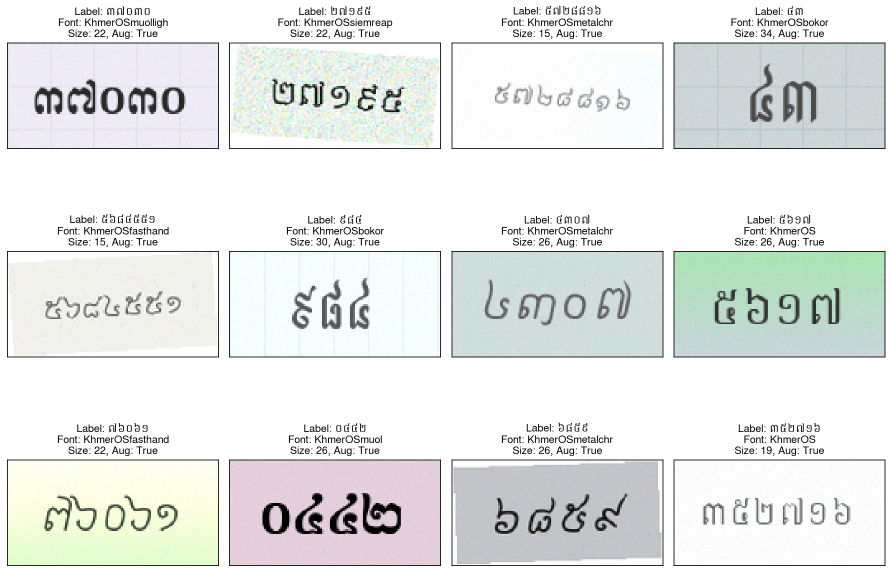
#> input picture test_khmer_samples_fixed.png, 1784 x 1146 px (shown at 1/2 size)
$ python -i augmentation.py   (imports and definitions only)
#> lines starting #> are read from the running program, lines starting #| are printed output that depends on the picture
"""
Image augmentation utilities for synthetic data generation.
"""

import numpy as np
from PIL import Image, ImageFilter, ImageEnhance
from typing import Tuple, Optional, List
import random
import cv2


class ImageAugmentor:
    """
    Provides various image augmentation techniques for synthetic data.
    """

    def __init__(self,
                 rotation_range: Tuple[float, float] = (-15, 15),
                 scale_range: Tuple[float, float] = (0.8, 1.2),
                 noise_std: float = 0.01,
                 brightness_range: Tuple[float, float] = (-0.2, 0.2),
                 contrast_range: Tuple[float, float] = (-0.2, 0.2)):
        """
        Initialize the image augmentor.

        Args:
            rotation_range: Range of rotation angles in degrees
            scale_range: Range of scaling factors
            noise_std: Standard deviation for Gaussian noise
            brightness_range: Range of brightness adjustments
            contrast_range: Range of contrast adjustments
        """
        self.rotation_range = rotation_range
        self.scale_range = scale_range
        self.noise_std = noise_std
        self.brightness_range = brightness_range
        self.contrast_range = contrast_range

    def rotate_image(self, image: Image.Image, angle: Optional[float] = None) -> Image.Image:
        """
        Rotate the image by a random or specified angle.

        Args:
            image: Input PIL image
            angle: Rotation angle in degrees, if None uses random angle

        Returns:
            Rotated PIL image
        """
        if angle is None:
            angle = random.uniform(*self.rotation_range)

        # Rotate with transparent background
        rotated = image.rotate(angle, expand=True, fillcolor=(255, 255, 255))
        return rotated

    # [63 lines left out: functions scale_image, _fit_to_size, not called in this run]

    def add_gaussian_noise(self, image: Image.Image,
                          std: Optional[float] = None) -> Image.Image:
        """
        Add Gaussian noise to the image.

        Args:
            image: Input PIL image
            std: Standard deviation of noise, if None uses default

        Returns:
            Noisy PIL image
        """
        if std is None:
            std = self.noise_std

        # Convert to numpy array
        img_array = np.array(image, dtype=np.float32)

        # Generate noise
        noise = np.random.normal(0, std * 255, img_array.shape)

        # Add noise and clamp values
        noisy_array = img_array + noise
        noisy_array = np.clip(noisy_array, 0, 255).astype(np.uint8)

        return Image.fromarray(noisy_array)

    # [144 lines left out: functions adjust_brightness, adjust_contrast, apply_blur, apply_motion_blur, _get_motion_blur_kernel, add_speckle_noise, not called in this run]

    def perspective_transform(self, image: Image.Image,
                            intensity: Optional[float] = None) -> Image.Image:
        """
        Apply perspective transformation to simulate viewing angle changes.

        Args:
            image: Input PIL image
            intensity: Transformation intensity (0.0 to 1.0)

        Returns:
            Perspective-transformed PIL image
        """
        if intensity is None:
            intensity = random.uniform(0.05, 0.15)

        img_array = np.array(image)
        height, width = img_array.shape[:2]

        # Define corner points with slight variations
        variation = int(min(width, height) * intensity)

        # Original corners
        src_points = np.float32([
            [0, 0],
            [width, 0],
            [width, height],
            [0, height]
        ])

        # Randomly displaced corners
        dst_points = np.float32([
            [random.randint(-variation, variation),
             random.randint(-variation, variation)],
            [width - random.randint(-variation, variation),
             random.randint(-variation, variation)],
            [width - random.randint(-variation, variation),
             height - random.randint(-variation, variation)],
            [random.randint(-variation, variation),
             height - random.randint(-variation, variation)]
        ])

        # Apply perspective transformation
        perspective_matrix = cv2.getPerspectiveTransform(src_points, dst_points)
        transformed = cv2.warpPerspective(img_array, perspective_matrix, (width, height),
                                        borderValue=(255, 255, 255))

        return Image.fromarray(transformed)

    def augment_image(self, image: Image.Image,
                     augmentations: Optional[List[str]] = None) -> Image.Image:
        """
        Apply a random set of augmentations to the image.

        Args:
            image: Input PIL image
            augmentations: List of augmentation names to apply, if None uses random selection

        Returns:
            Augmented PIL image
        """
        available_augs = [
            'rotate', 'brightness', 'contrast', 'noise', 'blur',
            'speckle', 'perspective'
        ]

        if augmentations is None:
            # Randomly select 2-4 augmentations
            num_augs = random.randint(2, 4)
            augmentations = random.sample(available_augs, num_augs)

        result = image.copy()

        for aug in augmentations:
            if aug == 'rotate':
                result = self.rotate_image(result)
            elif aug == 'brightness':
                result = self.adjust_brightness(result)
            elif aug == 'contrast':
                result = self.adjust_contrast(result)
            elif aug == 'noise':
                result = self.add_gaussian_noise(result)
            elif aug == 'blur':
                if random.random() < 0.7:
                    result = self.apply_blur(result)
                else:
                    result = self.apply_motion_blur(result)
            elif aug == 'speckle':
                result = self.add_speckle_noise(result)
            elif aug == 'perspective':
                result = self.perspective_transform(result)

        return result

>>> import cv2
>>> picture = cv2.cvtColor(cv2.imread('../../../test_khmer_samples_fixed.png'), cv2.COLOR_BGR2RGB)
>>> result = ImageAugmentor().augment_image(picture)
#> the loop in augment_image, `for aug in augmentations:` made 3 passes
#> pass 1, in perspective_transform, `transformed = cv2.warpPerspective(img_array, perspective_matrix, (widt..`:
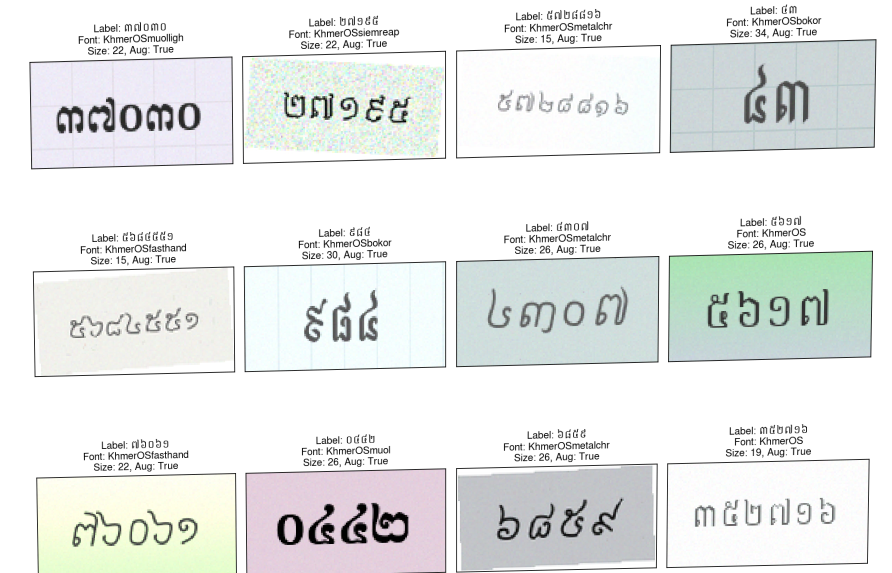
#> transformed: shape (1146, 1784, 3) (shown at 1/2 size); mean R, G, B 231.1, 233.7, 232.4
#> after the loop in augment_image, `for aug in augmentations:`:
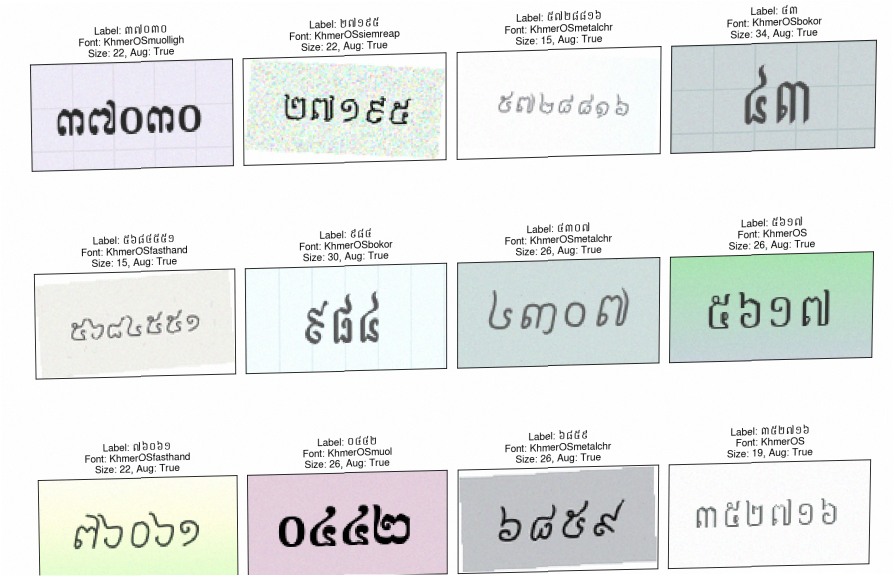
#> result: PIL image 1788x1152 RGB (shown at 1/2 size); mean R, G, B 230.4, 233, 231.6

$ run again, on test_khmer_stats_fixed.png
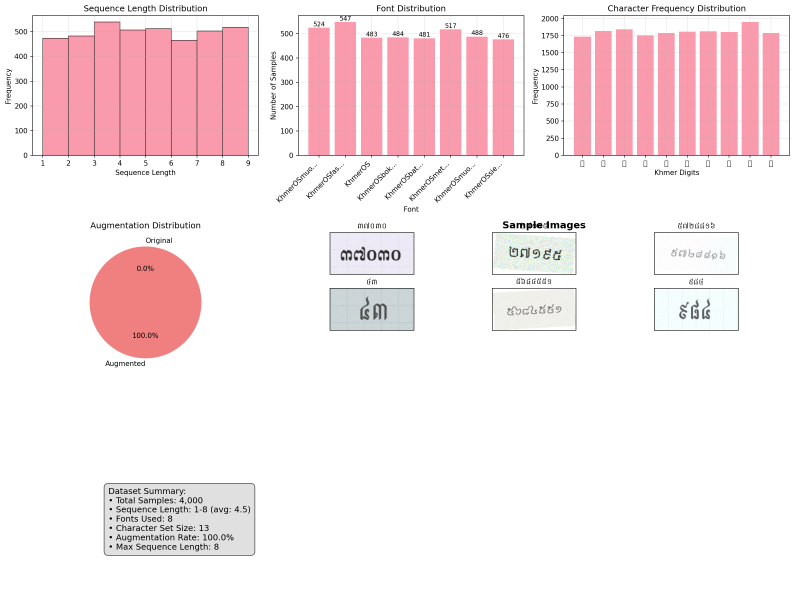
#> input picture test_khmer_stats_fixed.png, 2384 x 1783 px (shown at 1/3 size)
#> the loop in augment_image, `for aug in augmentations:` made 3 passes
#> pass 1, in perspective_transform, `transformed = cv2.warpPerspective(img_array, perspective_matrix, (widt..`:
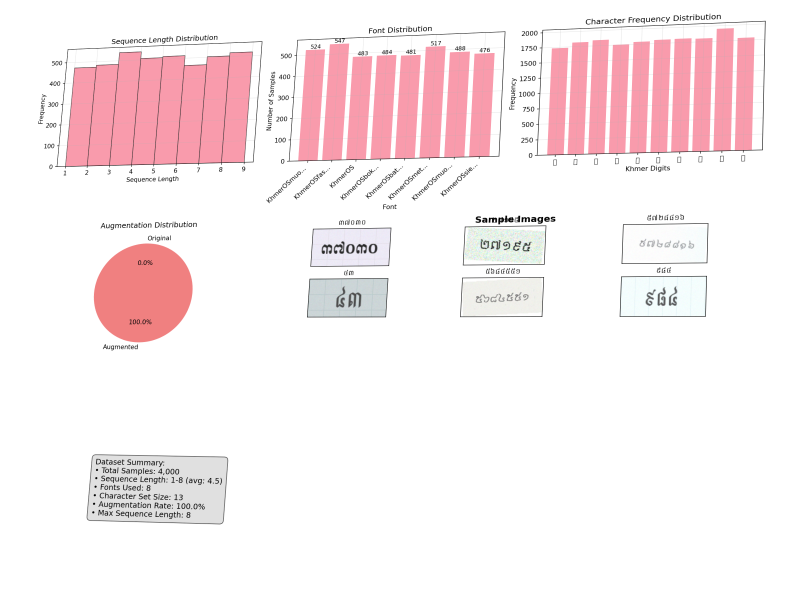
#> transformed: shape (1783, 2384, 3) (shown at 1/3 size); mean R, G, B 249.1, 236.9, 238.9
#> after the loop in augment_image, `for aug in augmentations:`:
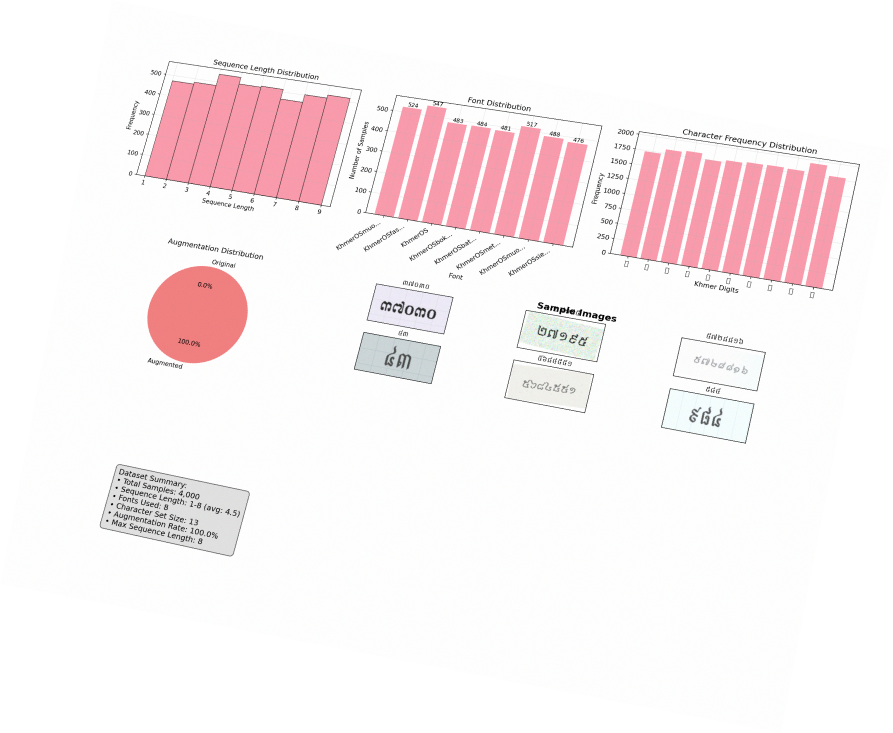
#> result: PIL image 2678x2199 RGB (shown at 1/3 size); mean R, G, B 250, 241.2, 242.5
